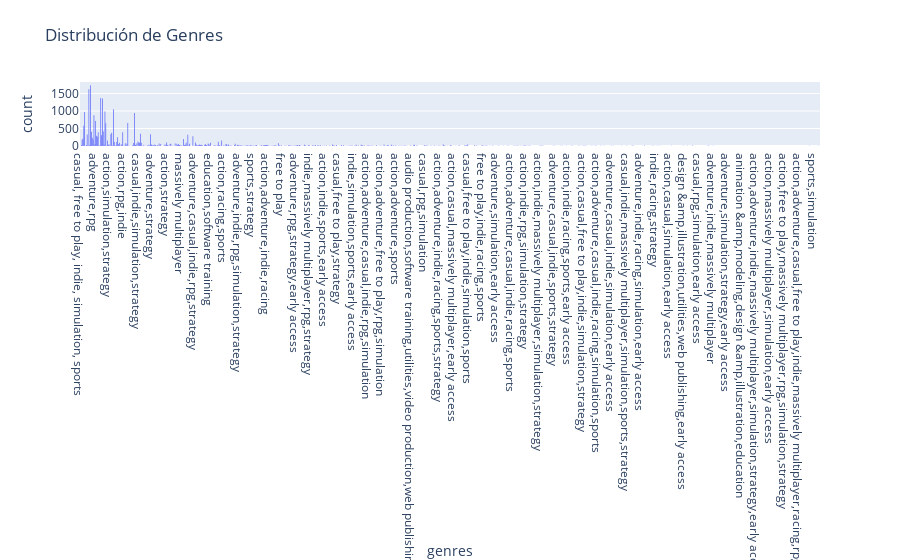

This figure's notebook cell:
### Code cell
import plotly.express as px
fig = px.histogram(df_DB, x="genres",title="Distribución de Genres")
fig.update_layout(bargap=0.1)
fig.show()

### Figure 1 — Plotly figure (JSON) as saved in the notebook; plotly's stock layout.template omitted (floating-point values rounded to 4 significant figures; data arrays with more than 128 entries replaced by an {"elided": "..."} marker saying what was removed)
{"data": [{"alignmentgroup": "True", "bingroup": "x", "hovertemplate": "genres=%{x}<br>count=%{y}<extra></extra>", "legendgroup": "", "marker": {"color": "#636efa", "pattern": {"shape": ""}}, "name": "", "offsetgroup": "", "orientation": "v", "showlegend": false, "type": "histogram", "x": {"elided": "27884 str values"}, "xaxis": "x", "yaxis": "y"}], "layout": {"bargap": 0.1, "barmode": "relative", "legend": {"tracegroupgap": 0}, "title": {"text": "Distribución de Genres"}, "xaxis": {"anchor": "y", "domain": [0, 1], "title": {"text": "genres"}}, "yaxis": {"anchor": "x", "domain": [0, 1], "title": {"text": "count"}}}}
